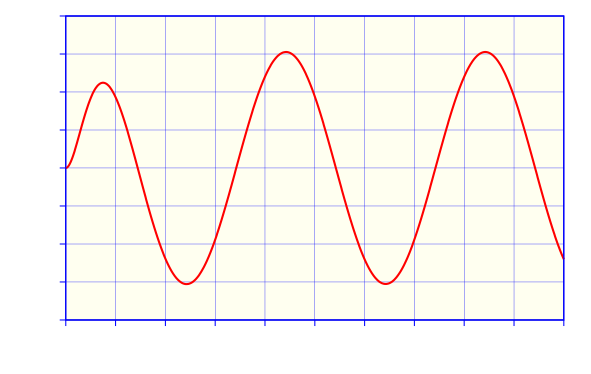

gnuplot code for this plot:
#!/gnuplot
#
#    
#    	G N U P L O T
#    	Version 5.2 patchlevel 7    last modified 2019-05-29 
#    
#    	Copyright (C) 1986-1993, 1998, 2004, 2007-2018
#    	Thomas Williams, Colin Kelley and many others
#    
#    	gnuplot home:     http://www.gnuplot.info
#    	faq, bugs, etc:   type "help FAQ"
#    	immediate help:   type "help"  (plot window: hit 'h')
# set terminal windows 0 color solid butt enhanced
# set output
unset clip points
set clip one
unset clip two
set bar 1.000000 front
set border front linecolor rgb "blue"  linewidth 3.000 dashtype solid
set zdata 
set ydata 
set xdata 
set y2data 
set x2data 
set boxwidth
set style fill  empty border
set style rectangle back fc  bgnd fillstyle   solid 1.00 border lt -1
set style circle radius graph 0.02, first 0.00000, 0.00000 
set style ellipse size graph 0.05, 0.03, first 0.00000 angle 0 units xy
set dummy x, y
set format x "% h" 
set format y "% .0f" 
set format x2 "% h" 
set format y2 "% h" 
set format z "% h" 
set format cb "% h" 
set format r "% h" 
set timefmt "%d/%m/%y,%H:%M"
set angles radians
set grid back nopolar xtics nomxtics ytics nomytics noztics nomztics
set grid nox2tics nomx2tics noy2tics nomy2tics nocbtics nomcbtics
set grid linecolor "blue" linetype 1 linewidth 1.00 
set raxis
set style parallel front  lt black linewidth 2.000 dashtype solid
set key title ""
set key inside right top vertical Right noreverse enhanced autotitle nobox
set key noinvert samplen 4 spacing 1 width 0 height 0 
set key maxcolumns 0 maxrows 0
set key opaque
unset key
unset label
unset arrow
set style increment default
unset style line
unset style arrow
set style histogram clustered gap 2 title textcolor lt -1
unset object
set style textbox transparent margins  1.0,  1.0 border
unset logscale
set offsets 0, 0, 0, 0
set pointsize 1
set pointintervalbox 1
set encoding default
unset polar
unset parametric
set decimalsign ','
set view 60, 30, 1, 1
set samples 800, 800
set isosamples 10, 10
set surface 
unset contour
set cntrlabel  format '%8.3g' font '' start 5 interval 20
set mapping cartesian
set datafile separator whitespace
unset hidden3d
set cntrparam order 4
set cntrparam linear
set cntrparam levels auto 5
set cntrparam points 5
set size ratio 0 1,1
set origin 0,0
set style data points
set style function lines
unset xzeroaxis
unset yzeroaxis
unset zzeroaxis
unset x2zeroaxis
unset y2zeroaxis
set ticslevel 0.5
set tics scale  1, 0.5, 1, 1, 1
set mxtics default
set mytics default
set mztics default
set mx2tics default
set my2tics default
set mcbtics default
set mrtics default
set xtics border out scale 1,0.5 nomirror norotate  autojustify
set xtics 0.00000,5,50.000 norangelimit textcolor rgb "black" 
set ytics border out scale 1,0.5 nomirror norotate  autojustify
set ytics -400.0000,100,400.0000 norangelimit textcolor rgb "black" 
set ztics border out scale 1,0.5 nomirror norotate  autojustify
set ztics autofreq  norangelimit textcolor rgb "black" 
unset x2tics
unset y2tics
set cbtics border out scale 1,0.5 nomirror norotate  autojustify
set cbtics autofreq  norangelimit textcolor rgb "black" 
set rtics axis out scale 1,0.5 nomirror norotate  autojustify
set rtics autofreq  norangelimit textcolor rgb "black" 
set paxis 1 tics border out scale 1,0.5 nomirror norotate  autojustify
set paxis 1 tics autofreq  rangelimit textcolor rgb "black" 
set paxis 2 tics border out scale 1,0.5 nomirror norotate  autojustify
set paxis 2 tics autofreq  rangelimit textcolor rgb "black" 
set paxis 3 tics border out scale 1,0.5 nomirror norotate  autojustify
set paxis 3 tics autofreq  rangelimit textcolor rgb "black" 
set paxis 4 tics border out scale 1,0.5 nomirror norotate  autojustify
set paxis 4 tics autofreq  rangelimit textcolor rgb "black" 
set paxis 5 tics border out scale 1,0.5 nomirror norotate  autojustify
set paxis 5 tics autofreq  rangelimit textcolor rgb "black" 
set paxis 6 tics border out scale 1,0.5 nomirror norotate  autojustify
set paxis 6 tics autofreq  rangelimit textcolor rgb "black" 
set paxis 7 tics border out scale 1,0.5 nomirror norotate  autojustify
set paxis 7 tics autofreq  rangelimit textcolor rgb "black" 
set title "" 
set title  font "" norotate
set timestamp bottom 
set timestamp "" 
set timestamp  font "" norotate
set rrange [ * : * ] noreverse nowriteback
set trange [ * : * ] noreverse nowriteback
set urange [ * : * ] noreverse nowriteback
set vrange [ * : * ] noreverse nowriteback
set xlabel '$t\, / \,\si{ms}$'
set xlabel  font "" textcolor lt -1 norotate
set x2label "" 
set x2label  font "" textcolor lt -1 norotate
set xrange [ 0.00000 : 50.000 ] noreverse nowriteback
set x2range [ 0.00000 : 50.000 ] noreverse nowriteback
set ylabel '$u\ped{C}(t)\, / \,\si{V}$' offset -2,0
set ylabel  font "" textcolor lt -1 rotate by -270
set y2label "" 
set y2label  font "" textcolor lt -1 rotate by -270
set yrange [ -400.0000 : 400.0000 ] noreverse nowriteback
set y2range [ -400.0000 : 400.0000 ] noreverse nowriteback
set zlabel "" 
set zlabel  font "" textcolor lt -1 norotate
set zrange [ * : * ] noreverse nowriteback
set cblabel "" 
set cblabel  font "" textcolor lt -1 rotate by -270
set cbrange [ * : * ] noreverse nowriteback
set paxis 1 range [ * : * ] noreverse nowriteback
set paxis 2 range [ * : * ] noreverse nowriteback
set paxis 3 range [ * : * ] noreverse nowriteback
set paxis 4 range [ * : * ] noreverse nowriteback
set paxis 5 range [ * : * ] noreverse nowriteback
set paxis 6 range [ * : * ] noreverse nowriteback
set paxis 7 range [ * : * ] noreverse nowriteback
set zero 1e-008
set lmargin  -1
set bmargin  -1
set rmargin  -1
set tmargin  -1
set locale "Catalan_Spain.1252"
set pm3d explicit at s
set pm3d scansautomatic
set pm3d interpolate 1,1 flush begin noftriangles noborder corners2color mean
set palette positive nops_allcF maxcolors 0 gamma 1.5 color model RGB 
set palette rgbformulae 7, 5, 15
set colorbox default
set colorbox vertical origin screen 0.9, 0.2, 0 size screen 0.05, 0.6, 0 front bdefault
set style boxplot candles range  1.50 outliers pt 7 separation 1 labels auto unsorted
set loadpath 
set fontpath 
set psdir
set fit brief errorvariables nocovariancevariables errorscaling prescale nowrap v5
GNUTERM = "windows"
ARGC = 0
ARG0 = ""
set terminal cairolatex pdf size 15cm,9.5cm
set output "Cap-Laplace-Exemple4-Tensio.tex"
set object rectangle from 0,-400 to 50,400 fillstyle solid fillcolor rgb "#FFFFF0" behind
plot 431.67*exp(-0.5*x)*cos(0.5*x+2.1613)+305.24*cos(0.31415*x-0.6642) linecolor rgb "red"  linewidth 6.000
#    EOF
